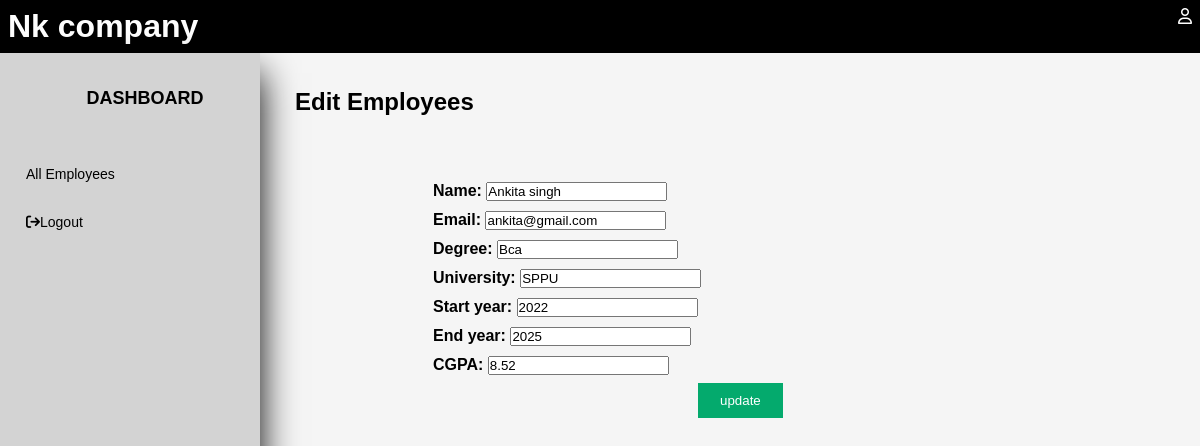
The page /admin_edit.php?user_id=2 on the database its author committed.
### tables this page shows
CREATE TABLE `user` (
  `user_id` int(11) NOT NULL,
  `name` varchar(40) NOT NULL,
  `email` varchar(40) NOT NULL,
  `password` varchar(10) NOT NULL,
  `role` varchar(40) NOT NULL
);

CREATE TABLE `education` (
  `Edu_id` int(11) NOT NULL,
  `user_id` int(11) DEFAULT NULL,
  `degree` varchar(40) NOT NULL,
  `university` varchar(40) NOT NULL,
  `start_year` int(11) NOT NULL,
  `end_year` int(11) NOT NULL,
  `per` float NOT NULL
);

### admin_edit.php (the view, shortened to what this page needs)
<?php
include('db.php');
$user_id=$_GET['user_id'];
$user=mysqli_fetch_assoc(mysqli_query($conn,"select * from user where user_id=$user_id"));
$edu=mysqli_fetch_assoc(mysqli_query($conn,"select * from education where user_id=$user_id"));
?>
<!DOCTYPE html>
<html lang="en">
<head>
    <link rel="stylesheet" href="style.css">
    <link href='https://cdnjs.cloudflare.com/ajax/libs/font-awesome/6.5.2/css/all.min.css' rel='stylesheet'>
</head>
<body>
  <header>
    <h1>Nk company</h1>
    <i class="fa-regular fa-user"></i>
  </header>
   <div class="container">
    <nav>
      <ul>
        <li class="logo">
        <span class="nav-item">Dashboard</span>
        </li>
        <li><a href="admin.php">
          <span class="nav-item">All Employees</span>
        </a></li>
        <li><a href="#">
          <span class="nav-item"><i class="fa-solid fa-arrow-right-from-bracket"></i>Logout</span>
        </a></li>
      </ul>
    </nav>
    <section class="main">
      <div class="main-top">
        <div class="container-fluid">
          <h1 style="padding: 35px; ">Edit Employees</h1>
         </div>
         <div class="form-container">
            <form method="POST" action="#">
              <div class="form-control">
            <b>  Name: <input type="text" name="name"  value="<?php echo $user['name']; ?>" required>
             </div>
              <div class="form-control">
              <b>Email:</b> <input type="text" name="email" value="<?php echo $user['email']; ?>" required>
              </div>
              <div class="form-control">
              <b>Degree:</b> <input type="text" name="degree" value="<?php echo $edu['degree']; ?>" required>
              </div>
              <div class="form-control">
                <b>University:</b> <input type="text" name="university" value="<?php echo $edu['university']; ?>" required>
                </div>
             <div class="form-control">
                  <b>Start year:</b> <input type="text" name="start_year" value="<?php echo $edu['start_year']; ?>" required>
              </div>
              <div class="form-control">
                  <b>End year:</b> <input type="text" name="end_year" value="<?php echo $edu['end_year']; ?>" required>
              </div>
              <div class="form-control">
                  <b>CGPA:</b> <input type="text" name="per" value="<?php echo $edu['per']; ?>" required>
               </div>
                <input type="submit" name="submit" value="update" class="submit-box">
                </div>
          </div>
      </section>
  </div>
</body>
</html>

### style.css (style rules this page uses)
* { margin: 0; padding: 0; outline: none; font-family: arial; border: border-box; text-decoration: none; }
body { background: whitesmoke; }
.container { display:flex; }
header { position: relative; background: black; color: white; font-size: 16px; padding: 8px; display: flex; justify-content: space-between; }
nav { position: relative; margin: 0 0 0; height: 100vh; width: 280px; background: lightgray; box-shadow: 0 20px 35px black; }
.logo { text-align: center; margin: 23px 0 41px 5px; }
.logo span { font-weight: bold; padding-left: 15px; font-size: 18px; text-transform: uppercase; }
a { position: relative; color: black; font-size: 14px; display: table; width: 228px; padding: 16px; }
.nav-item { position: relative; top: 12px; margin-left: 10px; }
.form-container { padding: 25px 173px; line-height: 29px; }
.submit-box { background-color: #04AA6D; border: none; color: white; padding: 10px 22px; text-decoration: none; margin: 4px 265px; cursor: pointer; }

### rows shown on the page
user: name "Ankita singh", email "ankita@gmail.com"
education: degree "Bca", university "SPPU", start_year "2022", end_year "2025", per "8.52"
